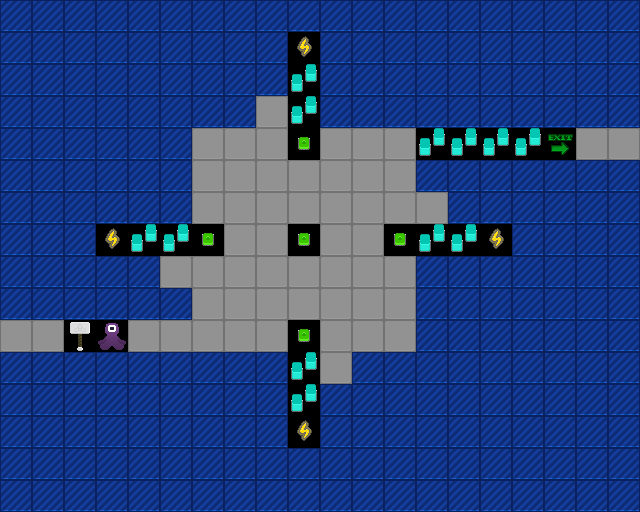

This is a level from a 2D game, rendered from its Tiled map with the project's own tilesets. A one-line summary and the complete map file follow:
An orthogonal 20x16 tile map with 32x32 px tiles, 1 tile layer (Tile Layer 1).

<map version="1.5" tiledversion="1.7.0" orientation="orthogonal" renderorder="right-down" width="20" height="16" tilewidth="32" tileheight="32" infinite="0" nextlayerid="2" nextobjectid="1">
 <editorsettings>
  <export target="export.csv" format="csv" />
 </editorsettings>
 <tileset firstgid="1" source="project-mjolnir.tsx" />
 <layer id="1" name="Tile Layer 1" width="20" height="16">
  <data encoding="csv">
4,4,4,4,4,4,4,4,4,4,4,4,4,4,4,4,4,4,4,4,
4,4,4,4,4,4,4,4,4,10,4,4,4,4,4,4,4,4,4,4,
4,4,4,4,4,4,4,4,4,6,4,4,4,4,4,4,4,4,4,4,
4,4,4,4,4,4,4,4,3,6,4,4,4,4,4,4,4,4,4,4,
4,4,4,4,4,4,3,3,3,5,3,3,3,6,6,6,6,18,3,3,
4,4,4,4,4,4,3,3,3,3,3,3,3,4,4,4,4,4,4,4,
4,4,4,4,4,4,3,3,3,3,3,3,3,3,4,4,4,4,4,4,
4,4,4,10,6,6,5,3,3,5,3,3,5,6,6,10,4,4,4,4,
4,4,4,4,4,3,3,3,3,3,3,3,3,4,4,4,4,4,4,4,
4,4,4,4,4,4,3,3,3,3,3,3,3,4,4,4,4,4,4,4,
3,3,48,50,3,3,3,3,3,5,3,3,3,4,4,4,4,4,4,4,
4,4,4,4,4,4,4,4,4,6,3,4,4,4,4,4,4,4,4,4,
4,4,4,4,4,4,4,4,4,6,4,4,4,4,4,4,4,4,4,4,
4,4,4,4,4,4,4,4,4,10,4,4,4,4,4,4,4,4,4,4,
4,4,4,4,4,4,4,4,4,4,4,4,4,4,4,4,4,4,4,4,
4,4,4,4,4,4,4,4,4,4,4,4,4,4,4,4,4,4,4,4
</data>
 </layer>
</map>
